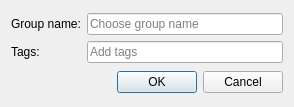
<?xml version="1.0" encoding="UTF-8"?>
<ui version="4.0">
 <class>DialogGroup</class>
 <widget class="QDialog" name="DialogGroup">
  <property name="geometry">
   <rect>
    <x>0</x>
    <y>0</y>
    <width>294</width>
    <height>107</height>
   </rect>
  </property>
  <property name="windowTitle">
   <string>Group</string>
  </property>
  <property name="windowIcon">
   <iconset resource="../../../vmisc/share/resources/icon.qrc">
    <normaloff>:/icon/64x64/icon64x64.png</normaloff>:/icon/64x64/icon64x64.png</iconset>
  </property>
  <layout class="QVBoxLayout" name="verticalLayout">
   <item>
    <layout class="QGridLayout" name="gridLayout">
     <item row="0" column="0">
      <widget class="QLabel" name="label">
       <property name="text">
        <string>Group name:</string>
       </property>
      </widget>
     </item>
     <item row="0" column="1">
      <widget class="QLineEdit" name="lineEditName">
       <property name="toolTip">
        <string/>
       </property>
       <property name="placeholderText">
        <string>Choose group name</string>
       </property>
       <property name="clearButtonEnabled">
        <bool>true</bool>
       </property>
      </widget>
     </item>
     <item row="1" column="0">
      <widget class="QLabel" name="label_2">
       <property name="text">
        <string>Tags:</string>
       </property>
      </widget>
     </item>
     <item row="1" column="1">
      <widget class="VCompleterLineEdit" name="lineEditTags">
       <property name="toolTip">
        <string>Separate each tag with comma.</string>
       </property>
       <property name="placeholderText">
        <string>Add tags</string>
       </property>
       <property name="clearButtonEnabled">
        <bool>true</bool>
       </property>
      </widget>
     </item>
    </layout>
   </item>
   <item>
    <widget class="QDialogButtonBox" name="buttonBox">
     <property name="orientation">
      <enum>Qt::Horizontal</enum>
     </property>
     <property name="standardButtons">
      <set>QDialogButtonBox::Cancel|QDialogButtonBox::Ok</set>
     </property>
    </widget>
   </item>
  </layout>
 </widget>
 <customwidgets>
  <customwidget>
   <class>VCompleterLineEdit</class>
   <extends>QLineEdit</extends>
   <header>../vwidgets/vlineedit.h</header>
  </customwidget>
 </customwidgets>
 <resources>
  <include location="../../../vmisc/share/resources/icon.qrc"/>
 </resources>
 <connections>
  <connection>
   <sender>buttonBox</sender>
   <signal>accepted()</signal>
   <receiver>DialogGroup</receiver>
   <slot>accept()</slot>
   <hints>
    <hint type="sourcelabel">
     <x>248</x>
     <y>254</y>
    </hint>
    <hint type="destinationlabel">
     <x>157</x>
     <y>274</y>
    </hint>
   </hints>
  </connection>
  <connection>
   <sender>buttonBox</sender>
   <signal>rejected()</signal>
   <receiver>DialogGroup</receiver>
   <slot>reject()</slot>
   <hints>
    <hint type="sourcelabel">
     <x>316</x>
     <y>260</y>
    </hint>
    <hint type="destinationlabel">
     <x>286</x>
     <y>274</y>
    </hint>
   </hints>
  </connection>
 </connections>
</ui>
